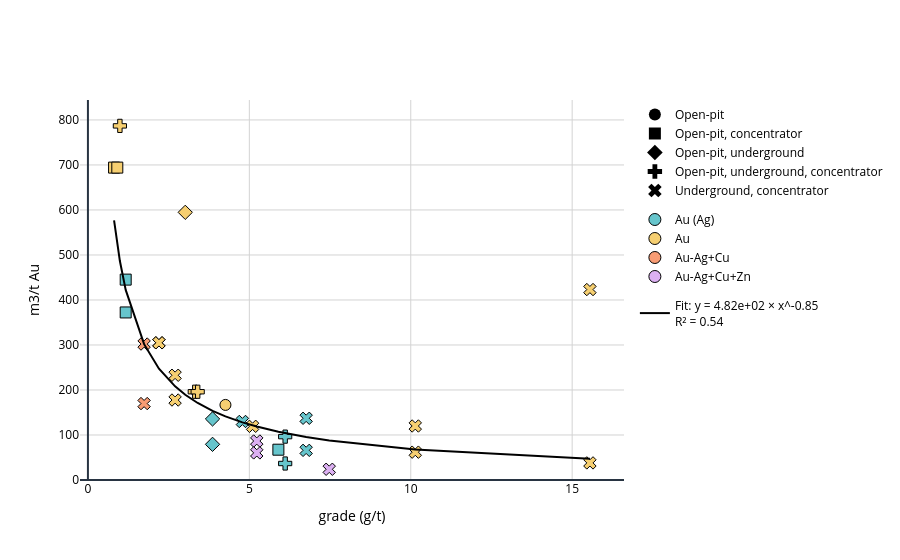

Notebook code for this chart:
### Code cell
plot_grade_relationship(df_au_water_t, x_col='value', y_col='value_normalized', y_abs='m3/t Au', output_html='data/Parametrization/au_water_relationship_without_outliers.html')

### Figure 1 — Plotly figure (JSON) as saved in the notebook; plotly's stock layout.template omitted (floating-point values rounded to 4 significant figures)
{"data": [{"legendgroup": "mining", "marker": {"color": "black", "size": 12, "symbol": 0}, "mode": "markers", "name": "Open-pit", "showlegend": true, "x": [null], "y": [null], "type": "scatter"}, {"legendgroup": "mining", "marker": {"color": "black", "size": 12, "symbol": 1}, "mode": "markers", "name": "Open-pit, concentrator", "showlegend": true, "x": [null], "y": [null], "type": "scatter"}, {"legendgroup": "mining", "marker": {"color": "black", "size": 12, "symbol": 2}, "mode": "markers", "name": "Open-pit, underground", "showlegend": true, "x": [null], "y": [null], "type": "scatter"}, {"legendgroup": "mining", "marker": {"color": "black", "size": 12, "symbol": 3}, "mode": "markers", "name": "Open-pit, underground, concentrator", "showlegend": true, "x": [null], "y": [null], "type": "scatter"}, {"legendgroup": "mining", "marker": {"color": "black", "size": 12, "symbol": 4}, "mode": "markers", "name": "Underground, concentrator", "showlegend": true, "x": [null], "y": [null], "type": "scatter"}, {"legendgroup": "product", "marker": {"color": "rgb(102, 197, 204)", "line": {"color": "black", "width": 1}, "size": 12, "symbol": "circle"}, "mode": "markers", "name": "Au (Ag)", "showlegend": true, "x": [null], "y": [null], "type": "scatter"}, {"legendgroup": "product", "marker": {"color": "rgb(246, 207, 113)", "line": {"color": "black", "width": 1}, "size": 12, "symbol": "circle"}, "mode": "markers", "name": "Au", "showlegend": true, "x": [null], "y": [null], "type": "scatter"}, {"legendgroup": "product", "marker": {"color": "rgb(248, 156, 116)", "line": {"color": "black", "width": 1}, "size": 12, "symbol": "circle"}, "mode": "markers", "name": "Au-Ag+Cu", "showlegend": true, "x": [null], "y": [null], "type": "scatter"}, {"legendgroup": "product", "marker": {"color": "rgb(220, 176, 242)", "line": {"color": "black", "width": 1}, "size": 12, "symbol": "circle"}, "mode": "markers", "name": "Au-Ag+Cu+Zn", "showlegend": true, "x": [null], "y": [null], "type": "scatter"}, {"hovertemplate": "Facility: Canadian Malartic<br>value: 1.17<br>value_normalized: 445.2587678937939", "legendgroup": "data", "marker": {"color": "rgb(102, 197, 204)", "line": {"color": "black", "width": 1}, "size": 11, "symbol": 1}, "mode": "markers", "name": "Au (Ag)", "showlegend": false, "text": "Canadian Malartic", "x": [1.17], "y": [445.3], "type": "scatter"}, {"hovertemplate": "Facility: Canadian Malartic<br>value: 1.17<br>value_normalized: 372.2971974370138", "legendgroup": "data", "marker": {"color": "rgb(102, 197, 204)", "line": {"color": "black", "width": 1}, "size": 11, "symbol": 1}, "mode": "markers", "name": "Au (Ag)", "showlegend": false, "text": "Canadian Malartic", "x": [1.17], "y": [372.3], "type": "scatter"}, {"hovertemplate": "Facility: Éléonore<br>value: 4.785<br>value_normalized: 130.05013765322943", "legendgroup": "data", "marker": {"color": "rgb(102, 197, 204)", "line": {"color": "black", "width": 1}, "size": 11, "symbol": 4}, "mode": "markers", "name": "Au (Ag)", "showlegend": false, "text": "Éléonore", "x": [4.785], "y": [130.1], "type": "scatter"}, {"hovertemplate": "Facility: Elk<br>value: 4.26<br>value_normalized: 166.84066972418515", "legendgroup": "data", "marker": {"color": "rgb(246, 207, 113)", "line": {"color": "black", "width": 1}, "size": 11, "symbol": 0}, "mode": "markers", "name": "Au", "showlegend": false, "text": "Elk", "x": [4.26], "y": [166.8], "type": "scatter"}, {"hovertemplate": "Facility: Fox Complex<br>value: 3.31<br>value_normalized: 196.0961162537745", "legendgroup": "data", "marker": {"color": "rgb(246, 207, 113)", "line": {"color": "black", "width": 1}, "size": 11, "symbol": 3}, "mode": "markers", "name": "Au", "showlegend": false, "text": "Fox Complex", "x": [3.31], "y": [196.1], "type": "scatter"}, {"hovertemplate": "Facility: Fox Complex<br>value: 3.4<br>value_normalized: 196.0961162537745", "legendgroup": "data", "marker": {"color": "rgb(246, 207, 113)", "line": {"color": "black", "width": 1}, "size": 11, "symbol": 3}, "mode": "markers", "name": "Au", "showlegend": false, "text": "Fox Complex", "x": [3.4], "y": [196.1], "type": "scatter"}, {"hovertemplate": "Facility: Goldex<br>value: 1.74<br>value_normalized: 169.81932995985483", "legendgroup": "data", "marker": {"color": "rgb(248, 156, 116)", "line": {"color": "black", "width": 1}, "size": 11, "symbol": 4}, "mode": "markers", "name": "Au-Ag+Cu", "showlegend": false, "text": "Goldex", "x": [1.74], "y": [169.8], "type": "scatter"}, {"hovertemplate": "Facility: Goldex<br>value: 1.74<br>value_normalized: 302.0400202076496", "legendgroup": "data", "marker": {"color": "rgb(248, 156, 116)", "line": {"color": "black", "width": 1}, "size": 11, "symbol": 4}, "mode": "markers", "name": "Au-Ag+Cu", "showlegend": false, "text": "Goldex", "x": [1.74], "y": [302.0], "type": "scatter"}, {"hovertemplate": "Facility: Kiena<br>value: 5.9<br>value_normalized: 67.32134678377567", "legendgroup": "data", "marker": {"color": "rgb(102, 197, 204)", "line": {"color": "black", "width": 1}, "size": 11, "symbol": 1}, "mode": "markers", "name": "Au (Ag)", "showlegend": false, "text": "Kiena", "x": [5.9], "y": [67.32], "type": "scatter"}, {"hovertemplate": "Facility: Lamaque<br>value: 6.76<br>value_normalized: 137.1517191849627", "legendgroup": "data", "marker": {"color": "rgb(102, 197, 204)", "line": {"color": "black", "width": 1}, "size": 11, "symbol": 4}, "mode": "markers", "name": "Au (Ag)", "showlegend": false, "text": "Lamaque", "x": [6.76], "y": [137.2], "type": "scatter"}, {"hovertemplate": "Facility: Lamaque<br>value: 6.76<br>value_normalized: 65.92269121050397", "legendgroup": "data", "marker": {"color": "rgb(102, 197, 204)", "line": {"color": "black", "width": 1}, "size": 11, "symbol": 4}, "mode": "markers", "name": "Au (Ag)", "showlegend": false, "text": "Lamaque", "x": [6.76], "y": [65.92], "type": "scatter"}, {"hovertemplate": "Facility: LaRonde<br>value: 5.23<br>value_normalized: 86.60245380183095", "legendgroup": "data", "marker": {"color": "rgb(220, 176, 242)", "line": {"color": "black", "width": 1}, "size": 11, "symbol": 4}, "mode": "markers", "name": "Au-Ag+Cu+Zn", "showlegend": false, "text": "LaRonde", "x": [5.23], "y": [86.6], "type": "scatter"}, {"hovertemplate": "Facility: LaRonde<br>value: 5.23<br>value_normalized: 60.23433911141454", "legendgroup": "data", "marker": {"color": "rgb(220, 176, 242)", "line": {"color": "black", "width": 1}, "size": 11, "symbol": 4}, "mode": "markers", "name": "Au-Ag+Cu+Zn", "showlegend": false, "text": "LaRonde", "x": [5.23], "y": [60.23], "type": "scatter"}, {"hovertemplate": "Facility: Macassa<br>value: 15.55<br>value_normalized: 423.1565097249417", "legendgroup": "data", "marker": {"color": "rgb(246, 207, 113)", "line": {"color": "black", "width": 1}, "size": 11, "symbol": 4}, "mode": "markers", "name": "Au", "showlegend": false, "text": "Macassa", "x": [15.55], "y": [423.2], "type": "scatter"}, {"hovertemplate": "Facility: Macassa<br>value: 15.55<br>value_normalized: 37.97369098757765", "legendgroup": "data", "marker": {"color": "rgb(246, 207, 113)", "line": {"color": "black", "width": 1}, "size": 11, "symbol": 4}, "mode": "markers", "name": "Au", "showlegend": false, "text": "Macassa", "x": [15.55], "y": [37.97], "type": "scatter"}, {"hovertemplate": "Facility: Magino<br>value: 0.81<br>value_normalized: 694.1216840609511", "legendgroup": "data", "marker": {"color": "rgb(246, 207, 113)", "line": {"color": "black", "width": 1}, "size": 11, "symbol": 1}, "mode": "markers", "name": "Au", "showlegend": false, "text": "Magino", "x": [0.81], "y": [694.1], "type": "scatter"}, {"hovertemplate": "Facility: Magino<br>value: 0.91<br>value_normalized: 694.1216840609511", "legendgroup": "data", "marker": {"color": "rgb(246, 207, 113)", "line": {"color": "black", "width": 1}, "size": 11, "symbol": 1}, "mode": "markers", "name": "Au", "showlegend": false, "text": "Magino", "x": [0.91], "y": [694.1], "type": "scatter"}, {"hovertemplate": "Facility: Meadowbank<br>value: 3.86<br>value_normalized: 79.25575021139119", "legendgroup": "data", "marker": {"color": "rgb(102, 197, 204)", "line": {"color": "black", "width": 1}, "size": 11, "symbol": 2}, "mode": "markers", "name": "Au (Ag)", "showlegend": false, "text": "Meadowbank", "x": [3.86], "y": [79.26], "type": "scatter"}, {"hovertemplate": "Facility: Meadowbank<br>value: 3.86<br>value_normalized: 135.66086506080097", "legendgroup": "data", "marker": {"color": "rgb(102, 197, 204)", "line": {"color": "black", "width": 1}, "size": 11, "symbol": 2}, "mode": "markers", "name": "Au (Ag)", "showlegend": false, "text": "Meadowbank", "x": [3.86], "y": [135.7], "type": "scatter"}, {"hovertemplate": "Facility: Meliadine<br>value: 6.11<br>value_normalized: 36.65119905048314", "legendgroup": "data", "marker": {"color": "rgb(102, 197, 204)", "line": {"color": "black", "width": 1}, "size": 11, "symbol": 3}, "mode": "markers", "name": "Au (Ag)", "showlegend": false, "text": "Meliadine", "x": [6.11], "y": [36.65], "type": "scatter"}, {"hovertemplate": "Facility: Meliadine<br>value: 6.11<br>value_normalized: 96.375337036015", "legendgroup": "data", "marker": {"color": "rgb(102, 197, 204)", "line": {"color": "black", "width": 1}, "size": 11, "symbol": 3}, "mode": "markers", "name": "Au (Ag)", "showlegend": false, "text": "Meliadine", "x": [6.11], "y": [96.38], "type": "scatter"}, {"hovertemplate": "Facility: Hoyle Pond<br>value: 3.015<br>value_normalized: 594.7466089693096", "legendgroup": "data", "marker": {"color": "rgb(246, 207, 113)", "line": {"color": "black", "width": 1}, "size": 11, "symbol": 2}, "mode": "markers", "name": "Au", "showlegend": false, "text": "Hoyle Pond", "x": [3.015], "y": [594.7], "type": "scatter"}, {"hovertemplate": "Facility: Rainy River<br>value: 0.99<br>value_normalized: 786.8333176006569", "legendgroup": "data", "marker": {"color": "rgb(246, 207, 113)", "line": {"color": "black", "width": 1}, "size": 11, "symbol": 3}, "mode": "markers", "name": "Au", "showlegend": false, "text": "Rainy River", "x": [0.99], "y": [786.8], "type": "scatter"}, {"hovertemplate": "Facility: Seabee<br>value: 10.14<br>value_normalized: 120.01171158321162", "legendgroup": "data", "marker": {"color": "rgb(246, 207, 113)", "line": {"color": "black", "width": 1}, "size": 11, "symbol": 4}, "mode": "markers", "name": "Au", "showlegend": false, "text": "Seabee", "x": [10.14], "y": [120.0], "type": "scatter"}, {"hovertemplate": "Facility: Seabee<br>value: 10.14<br>value_normalized: 61.8625685507332", "legendgroup": "data", "marker": {"color": "rgb(246, 207, 113)", "line": {"color": "black", "width": 1}, "size": 11, "symbol": 4}, "mode": "markers", "name": "Au", "showlegend": false, "text": "Seabee", "x": [10.14], "y": [61.86], "type": "scatter"}, {"hovertemplate": "Facility: Stall Lake<br>value: 7.475<br>value_normalized: 23.86089981299352", "legendgroup": "data", "marker": {"color": "rgb(220, 176, 242)", "line": {"color": "black", "width": 1}, "size": 11, "symbol": 4}, "mode": "markers", "name": "Au-Ag+Cu+Zn", "showlegend": false, "text": "Stall Lake", "x": [7.475], "y": [23.86], "type": "scatter"}, {"hovertemplate": "Facility: Sugar Zone<br>value: 5.1<br>value_normalized: 119.2963286601499", "legendgroup": "data", "marker": {"color": "rgb(246, 207, 113)", "line": {"color": "black", "width": 1}, "size": 11, "symbol": 4}, "mode": "markers", "name": "Au", "showlegend": false, "text": "Sugar Zone", "x": [5.1], "y": [119.3], "type": "scatter"}, {"hovertemplate": "Facility: Timmins West<br>value: 2.7<br>value_normalized: 177.7038009820574", "legendgroup": "data", "marker": {"color": "rgb(246, 207, 113)", "line": {"color": "black", "width": 1}, "size": 11, "symbol": 4}, "mode": "markers", "name": "Au", "showlegend": false, "text": "Timmins West", "x": [2.7], "y": [177.7], "type": "scatter"}, {"hovertemplate": "Facility: Timmins West<br>value: 2.7<br>value_normalized: 232.7544631185094", "legendgroup": "data", "marker": {"color": "rgb(246, 207, 113)", "line": {"color": "black", "width": 1}, "size": 11, "symbol": 4}, "mode": "markers", "name": "Au", "showlegend": false, "text": "Timmins West", "x": [2.7], "y": [232.8], "type": "scatter"}, {"hovertemplate": "Facility: Young-Davidson<br>value: 2.2<br>value_normalized: 304.8315440657227", "legendgroup": "data", "marker": {"color": "rgb(246, 207, 113)", "line": {"color": "black", "width": 1}, "size": 11, "symbol": 4}, "mode": "markers", "name": "Au", "showlegend": false, "text": "Young-Davidson", "x": [2.2], "y": [304.8], "type": "scatter"}, {"hovertemplate": "Facility: Young-Davidson<br>value: 2.2<br>value_normalized: 304.8315440657227", "legendgroup": "data", "marker": {"color": "rgb(246, 207, 113)", "line": {"color": "black", "width": 1}, "size": 11, "symbol": 4}, "mode": "markers", "name": "Au", "showlegend": false, "text": "Young-Davidson", "x": [2.2], "y": [304.8], "type": "scatter"}, {"legendgroup": "fit", "line": {"color": "black", "width": 2}, "mode": "lines", "name": "Fit: y = 4.82e+02 × x^-0.85<br>R² = 0.54", "showlegend": true, "x": [0.81, 0.91, 0.99, 1.17, 1.17, 1.74, 1.74, 2.2, 2.2, 2.7, 2.7, 3.015, 3.31, 3.4, 3.86, 3.86, 4.26, 4.785, 5.1, 5.23, 5.23, 5.9, 6.11, 6.11, 6.76, 6.76, 7.475, 10.14, 10.14, 15.55, 15.55], "y": [576.6, 522.5, 486.5, 422.3, 422.3, 301.8, 301.8, 247.4, 247.4, 208.0, 208.0, 189.5, 175.1, 171.1, 153.7, 153.7, 141.4, 128.1, 121.4, 118.8, 118.8, 107.3, 104.2, 104.2, 95.62, 95.62, 87.82, 67.83, 67.83, 47.23, 47.23], "type": "scatter"}], "layout": {"font": {"color": "black"}, "legend": {"bgcolor": "rgba(0,0,0,0)", "groupclick": "toggleitem"}, "xaxis": {"title": {"text": "grade (g/t)"}, "gridcolor": "lightgray"}, "yaxis": {"title": {"text": "m3/t Au"}, "gridcolor": "lightgray", "rangemode": "tozero", "tickformat": "d"}, "title": {"text": ""}, "paper_bgcolor": "white", "plot_bgcolor": "white"}}
